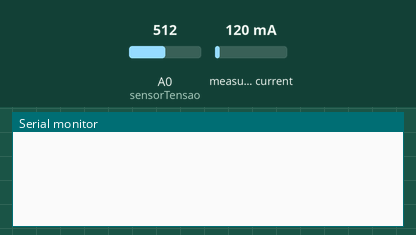
Bench run of a sketch on a simulated Arduino Uno, built with avr-gcc and run on an emulated ATmega328P. Shown: the last lines printed to the serial monitor. The test bench sets the inputs (shaded band); at power-on: measured current 120 mA, A0 (sensorTensao) = 512.

Above: at 1.7 s.
1.8 s: measured current set to 40 mA
At 2.6 s:
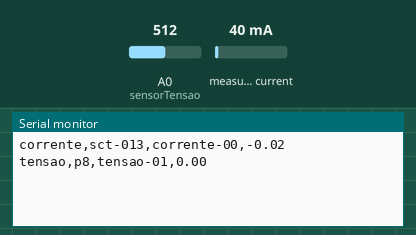
3.3 s: A0 (sensorTensao) set to 473
At 4.5 s:
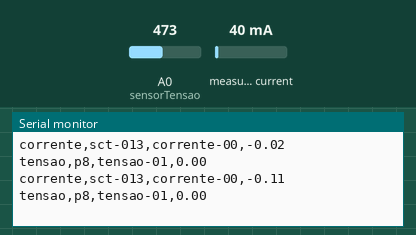
4.8 s: measured current set to 500 mA
6.3 s: A0 (sensorTensao) set to 493
At 7.5 s:
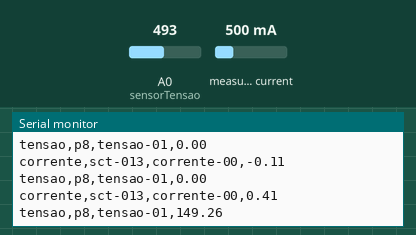
Timing chart, 0 to 8.8 s (numbered marks = the images above; inputs shaded):
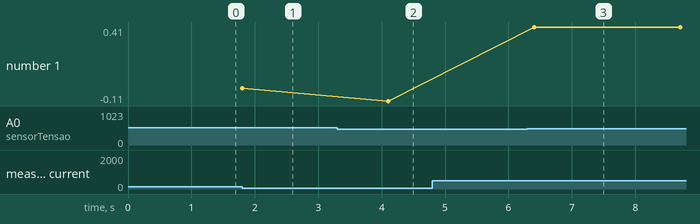

The sketch:

duplo_sensor.ino
```cpp
#include "EmonLib.h" //Define a biblioteca para o sensor de corrente

String valoresCorrente;
String valoresTensao;
char const* infoCorrente = "corrente,sct-013,corrente-00,";
char const* infoTensao = "tensao,p8,tensao-01,";

int sensorTensao = A0;
float valorCorrente = 0;
float valorTensao = 0;
int amostragem = 1000;
float somaTotal = 0;
float mediaTotal = 0;
float valorFinal = 0;

EnergyMonitor emon1;

int pino_sct = A1;

void setup() {
  emon1.current(pino_sct,55);
  analogReference(DEFAULT);
  pinMode(sensorTensao,INPUT);
  Serial.begin(9600);
  delay(500);
 }

void loop() {
  double Irms = emon1.calcIrms(1480);

  float somaTotal = 0;
  float mediaTotal = 0;
  float valorFinal = 0;

  for(int i = 0; i < amostragem; i++){
    valorTensao = analogRead(sensorTensao);
    mediaTotal = mediaTotal + valorTensao;
    delay(1);
  }
  mediaTotal = mediaTotal/amostragem;

//bloco referente a tensao de 127V
  if ((mediaTotal >100) & (mediaTotal <483)){
    valorFinal = ((mediaTotal*5)/1023)*64.3;
  }
//bloco referente a tensao de 220V
  if ((mediaTotal>665) & (mediaTotal<1023)){
    valorFinal = ((mediaTotal*5)/1023)*56.5;
  }

  Irms = Irms*1.138-0.1571;

  valoresCorrente = infoCorrente + String(Irms);
  valoresTensao = infoTensao + String(valorFinal);

  Serial.println(valoresCorrente);
  Serial.print("\n");
  Serial.println(valoresTensao);
  //Serial.print("\n");

  delay(1000);
 }
```

Measured:
- after the input at 6.3 s, the serial monitor: prints a new line after 0.15 s (image 3)
